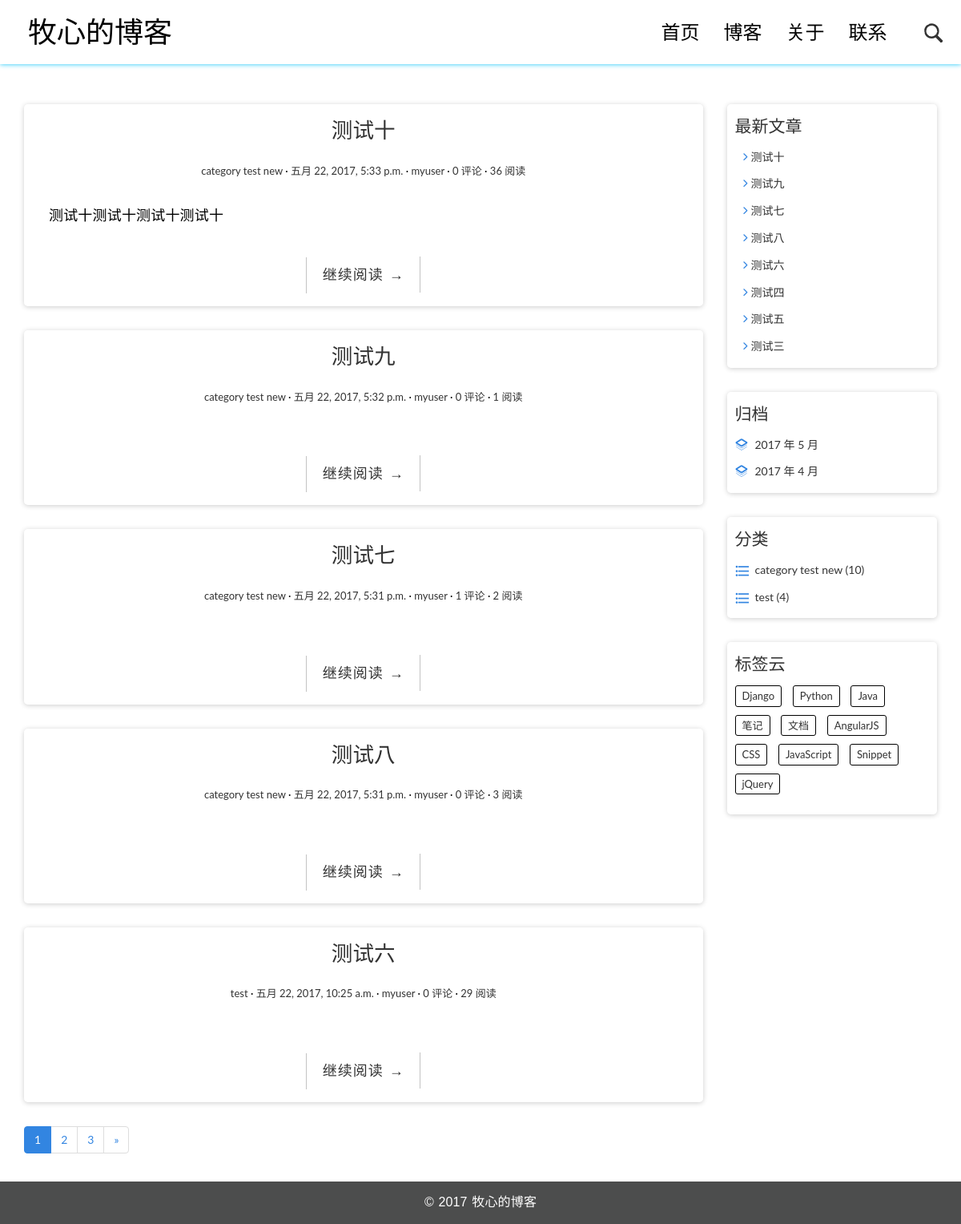
Before: / with the older database file.
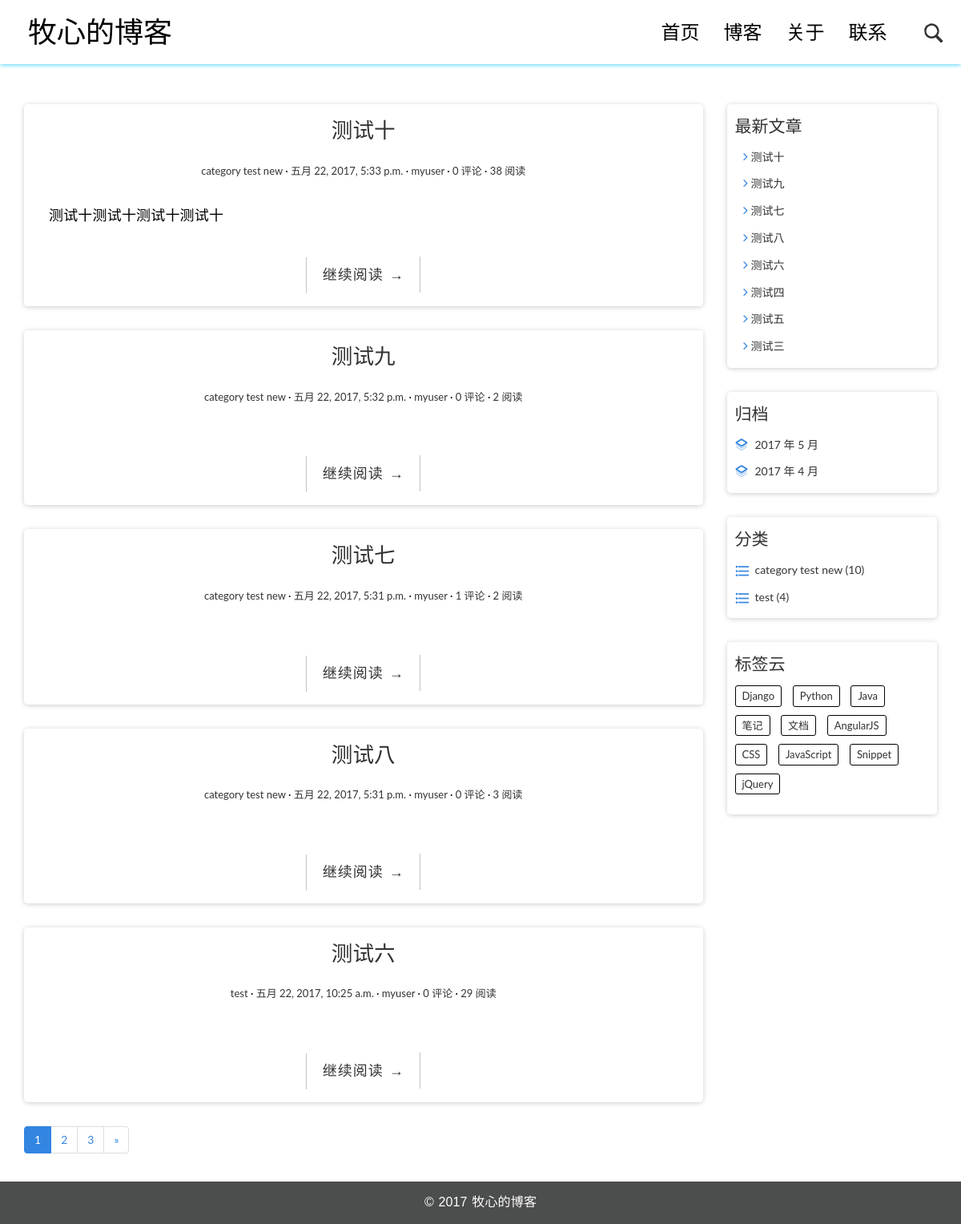
After: the same page with the newer database file.
### blog/models.py (models this page shows, shortened)
@python_2_unicode_compatible
class Post(models.Model):
    title = models.CharField(max_length=70)
    body = models.TextField()
    created_time = models.DateTimeField()
    modified_time = models.DateTimeField()
    excerpt = models.CharField(max_length=200)
    category = models.ForeignKey(Category)
    tags = models.ManyToManyField(Tag, blank=True)
    author = models.ForeignKey(User)
    views = models.PositiveIntegerField(default=0)
    def get_absolute_url(self):
        return reverse('blog:detail', kwargs={'pk': self.pk})
    class Meta:
        ordering = ['-created_time']

@python_2_unicode_compatible
class Category(models.Model):
    name = models.CharField(max_length=100)

### blog/views.py (the view)
# urls.py: url(r'^$', views.index, name='index'),
def index(request):
    post_list = Post.objects.all().order_by('-created_time')
    paginator = Paginator(post_list, 5)
    page = request.GET.get('page')
    try:
        post_list = paginator.page(page)
    except PageNotAnInteger:
        post_list = paginator.page(1)
    except EmptyPage:
        post_list = paginator.page(paginator.num_pages)
    return render(request, 'blog/index.html', context={'post_list': post_list})

### blog/templatetags/blog_tags.py (called while the page is built)
@register.simple_tag
def get_recent_posts(num=8):
    return Post.objects.all().order_by('-created_time')[:num]

@register.simple_tag
def archives():
    return Post.objects.dates('created_time', 'month', order='DESC')

@register.simple_tag
def get_categories():
    return Category.objects.annotate(num_posts=Count('post'))

### blog/templatetags/page_tags.py (called while the page is built)
@register.simple_tag
def circle_page(curr_page, loop_page):
    offset = abs(curr_page - loop_page)
    if offset < 3:
        if curr_page == loop_page:
            page_ele = '<li class="active"><a href="?page=%s">%s</a></li>'%(loop_page, loop_page)
        else:
            page_ele = '<li><a href="?page=%s">%s</a></li>'%(loop_page, loop_page)
        return format_html(page_ele)
    else:
        return ''

### templates/blog/index.html (shortened to what this page needs)
{% extends 'base.html' %}
{% load page_tags %}
{% block main %}
    {% for post in post_list %}
        <article class="post post-{{ post.pk }}">
            <header class="entry-header">
                <h1 class="entry-title">{{ post.title }}</h1>
               <div class="entry-meta">
                  <span class="post-category"><a href="#">{{ post.category.name }}</a></span>
                  <span class="post-date"><a href="#"><time class="entry-date" datetime="{{ post.created_time }}">{{ post.created_time }}</time></a></span>
                  <span class="post-author"><a href="#">{{ post.author }}</a></span>
                  <span class="comments-link"><a href="#">{{ post.comment_set.count }} 评论</a></span>
                  <span class="views-count"><a href="#">{{ post.views }} 阅读</a></span>
               </div>
            </header>
            <div class="entry-content clearfix">
                <p>{{ post.excerpt }}</p>
                <div class="read-more cl-effect-14">
                    <a href="{{ post.get_absolute_url }}" class="more-link">继续阅读 <span class="meta-nav">→</span></a>
                </div>
            </div>
        </article>
    {% empty %}
        <div class="no-post">暂时还没有发布的文章！</div>
    {% endfor %}
    <nav aria-label="Page navigation">
      <ul class="pagination">
        {%  for pg in post_list.paginator.page_range %}
            {% circle_page post_list.number pg %}
        {% endfor %}
        {% if post_list.has_next %}
            <li>
              <a href="?page={{ post_list.next_page_number }}" aria-label="Next">
                <span aria-hidden="true">&raquo;</span>
              </a>
            </li>
            {% endif %}
      </ul>
    </nav>
{% endblock main %}

### templates/base.html (shortened to what this page needs)
{%  load staticfiles %}
{%  load blog_tags %}
<!DOCTYPE html>
<html id="wrapper">
    <head>
        <link rel="stylesheet" href="{% static 'blog/css/bootstrap.min.css' %}">
        <link rel="stylesheet" href="{% static 'blog/css/iconfont.css' %}">
        <link rel="stylesheet" href="{% static 'blog/css/pace.css' %}">
        <link rel="stylesheet" href="{% static 'blog/css/custom.css' %}">
    </head>
    <body >
        <header class="site-header">
            <div class="container">
                <div class="row">
                    <div class="col-md-4 col-sm-5 col-xs-8">
                        <div class="logo">
                            <h1><a href="{% url 'blog:index' %}">牧心的博客</a></h1>
                        </div>
                    </div>
                    <div class="col-md-8 col-sm-7 col-xs-4">
                        <nav class="main-nav" role="navigation">
                            <div class="collapse navbar-collapse" id="bs-example-navbar-collapse-1">
                                <ul class="nav navbar-nav navbar-right">
                                    <li class="cl-effect-11"><a href="{% url 'blog:index' %}" data-hover="首页">首页</a></li>
                                    <li class="cl-effect-11"><a href="{% url 'blog:full_blog' %}" data-hover="博客">博客</a></li>
                                    <li class="cl-effect-11"><a href="{% url 'blog:about' %}" data-hover="关于">关于</a></li>
                                    <li class="cl-effect-11"><a href="{% url 'blog:contact' %}" data-hover="联系">联系</a></li>
                                </ul>
                            </div>
                        </nav>
                        <div id="header-search-box">
                            <a id="search-menu" href="#">
                                <i id="search-icon" class="iconfont icon-sousuo_sousuo"></i>
                            </a>
                        </div>
                    </div>
                </div>
            </div>
        </header>
        <div class="content-body">
            <div class="container">
                <div class="row">
                    <main class="col-md-9">
                        {% block main %}
                        {% endblock main %}
                    </main>
                    <aside class="col-md-3">
                        <div class="widget widget-recent-posts">
                            <h3 class="widget-title">最新文章</h3>
                            {% get_recent_posts as recent_post_list %}
                            <ul>
                                {% for post in recent_post_list %}
                                <li>
                                    <i class="iconfont icon-jiantouright"></i>
                                    <a href="{{ post.get_absolute_url }}">{{ post.title }}</a>
                                </li>
                                {% empty %}
                                暂无文章！
                                {% endfor %}
                            </ul>
                        </div>
                        <div class="widget widget-archives">
                            <h3 class="widget-title">归档</h3>
                            {% archives as date_list %}
                            <ul>
                                {% for date in date_list %}
                                <li>
                                    <i class="iconfont icon-guidang"></i>
                                    <a href="{% url 'blog:archives' date.year date.month %}">
                                        {{ date.year }} 年 {{ date.month }} 月
                                    </a>
                                </li>
                                {% empty %}
                                暂无归档！
                                {% endfor %}
                            </ul>
                        </div>
                        <div class="widget widget-category">
                            <h3 class="widget-title">分类</h3>
                            {% get_categories as category_list %}
                            <ul>
                                {% for category in category_list %}
                                <li>
                                    <i class="iconfont icon-fenlei"></i>
                                    <a href="{% url 'blog:category' category.pk %}">{{ category.name }} <span class="post-count">({{ category.num_posts }})</span></a>
                                </li>
                                {% empty %}
                                暂无分类！
                                {% endfor %}
                            </ul>
                        </div>
                        <div class="widget widget-tag-cloud">
                            <h3 class="widget-title">标签云</h3>
                            <ul>
                                <li>
                                    <a href="#">Django</a>
                                </li>
                                <li>
                                    <a href="#">Python</a>
                                </li>
                                <li>
                                    <a href="#">Java</a>
                                </li>
                                <li>
                                    <a href="#">笔记</a>
                                </li>
                                <li>
                                    <a href="#">文档</a>
                                </li>
                                <li>
                                    <a href="#">AngularJS</a>
                                </li>
                                <li>
                                    <a href="#">CSS</a>
                                </li>
                                <li>
                                    <a href="#">JavaScript</a>
                                </li>
                                <li>
                                    <a href="#">Snippet</a>
                                </li>
                                <li>
                                    <a href="#">jQuery</a>
                                </li>
                            </ul>
                        </div>
                    </aside>
                </div>
            </div>
        </div>
        <footer class="site-footer">
                <div class="container">
                    <div class="row">
                        <div class="col-md-12">
                            <p class="copyright">&copy 2017 牧心的博客</p>
                        </div>
                    </div>
                </div>
            </footer>
    </body>
</html>

Changed rows visible on the page:
changed Post "测试十": views "36" → "38"
changed Post "测试九": views "1" → "2"
